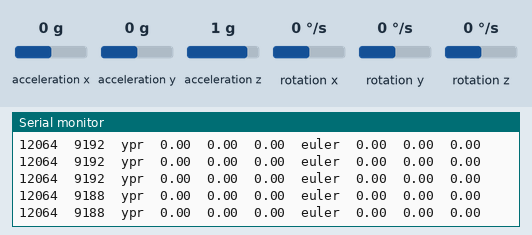
Recording of a sketch running on a simulated Arduino Uno, built with avr-gcc and run on an emulated ATmega328P. Shown: the last lines printed to the serial monitor. The test bench sets the inputs (shaded band); at power-on: acceleration x 0 g, acceleration y 0 g, acceleration z 1 g, rotation z 0 °/s, rotation x 0 °/s, rotation y 0 °/s.

Above: at 1.7 s.
1.8 s: acceleration x set to -1.4 g
At 2.4 s:
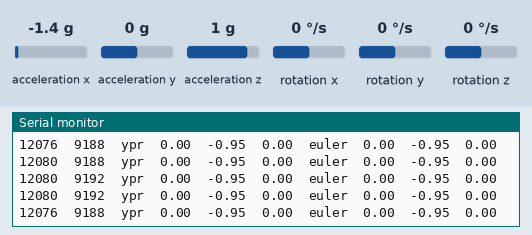
4.8 s: acceleration y set to -1.4 g
At 5.7 s:
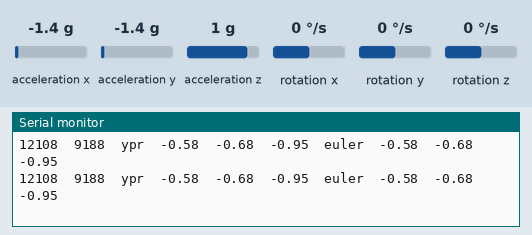
7.8 s: acceleration z set to -1.4 g
At 8.5 s:
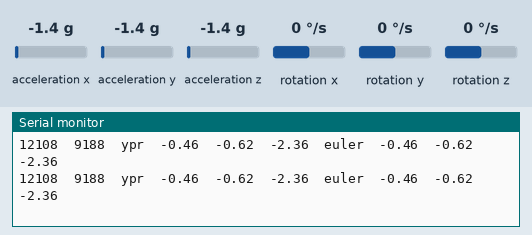
9.3 s: acceleration x set to 0 g
At 9.8 s:
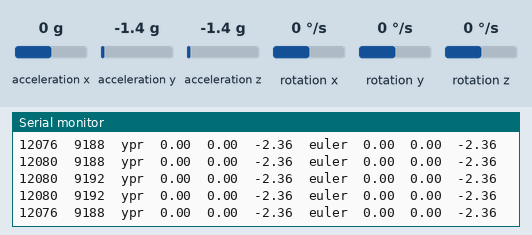
12.3 s: acceleration x set to -0.8 g
At 13.2 s:
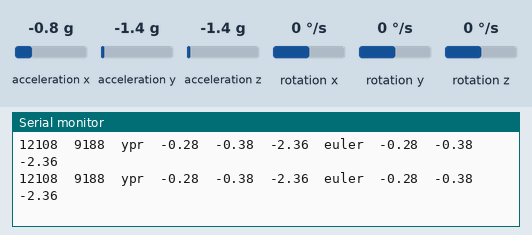
15.3 s: rotation z set to 100 °/s
At 16.3 s:
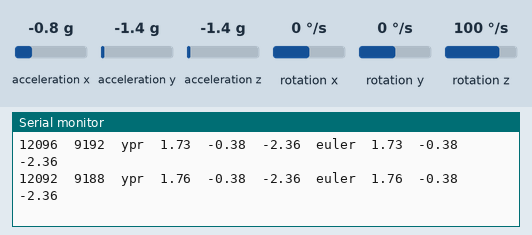
Timing chart, 0 to 18.3 s (numbered marks = the images above; inputs shaded):
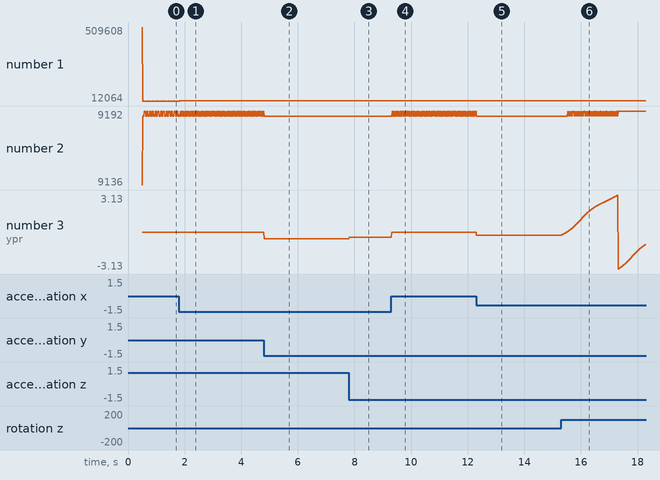

The sketch:

mpu6050.ino
```cpp
#include "mpu6050_dmp6.h"

void setup() {
	Serial.begin(115200);
	while (!Serial);
	Serial.println(F("Test MPU6050 DMP6"));
	setup_mpu6050_dmp6();
}

unsigned long last_usec;

void loop() {
	unsigned long start_usec = micros();
	int ret = loop_mpu6050_dmp6();
	if (ret != 0) {
		return;
	}
	unsigned long cur_usec = micros();
	Serial.print(cur_usec - last_usec);
	Serial.print(F("\t"));
	Serial.print(cur_usec - start_usec);
	Serial.print(F("\typr\t"));
	Serial.print(ypr[0]);
	Serial.print(F("\t"));
	Serial.print(ypr[1]);
	Serial.print(F("\t"));
	Serial.print(ypr[2]);
	Serial.print(F("\teuler\t"));
	Serial.print(euler[0]);
	Serial.print(F("\t"));
	Serial.print(euler[1]);
	Serial.print(F("\t"));
	Serial.print(euler[2]);
	Serial.println();
	last_usec = cur_usec;
}
```

mpu6050_dmp6.cpp
```cpp
/*
 * This code is taken from https://github.com/jrowberg/i2cdevlib.
 * DMP is used without interrupt.
 */

// I2C device class (I2Cdev) demonstration Arduino sketch for MPU6050 class using DMP (MotionApps v2.0)
// 6/21/2012 by Jeff Rowberg <jeff@rowberg.net>
// Updates should (hopefully) always be available at https://github.com/jrowberg/i2cdevlib
//

/* ============================================
I2Cdev device library code is placed under the MIT license
Copyright (c) 2012 Jeff Rowberg

Permission is hereby granted, free of charge, to any person obtaining a copy
of this software and associated documentation files (the "Software"), to deal
in the Software without restriction, including without limitation the rights
to use, copy, modify, merge, publish, distribute, sublicense, and/or sell
copies of the Software, and to permit persons to whom the Software is
furnished to do so, subject to the following conditions:

The above copyright notice and this permission notice shall be included in
all copies or substantial portions of the Software.

THE SOFTWARE IS PROVIDED "AS IS", WITHOUT WARRANTY OF ANY KIND, EXPRESS OR
IMPLIED, INCLUDING BUT NOT LIMITED TO THE WARRANTIES OF MERCHANTABILITY,
FITNESS FOR A PARTICULAR PURPOSE AND NONINFRINGEMENT. IN NO EVENT SHALL THE
AUTHORS OR COPYRIGHT HOLDERS BE LIABLE FOR ANY CLAIM, DAMAGES OR OTHER
LIABILITY, WHETHER IN AN ACTION OF CONTRACT, TORT OR OTHERWISE, ARISING FROM,
OUT OF OR IN CONNECTION WITH THE SOFTWARE OR THE USE OR OTHER DEALINGS IN
THE SOFTWARE.
===============================================
*/

// I2Cdev and MPU6050 must be installed as libraries, or else the .cpp/.h files
// for both classes must be in the include path of your project
#include "I2Cdev.h"

#include "MPU6050_6Axis_MotionApps20.h"
//#include "MPU6050.h" // not necessary if using MotionApps include file

// Arduino Wire library is required if I2Cdev I2CDEV_ARDUINO_WIRE implementation
// is used in I2Cdev.h
#if I2CDEV_IMPLEMENTATION == I2CDEV_ARDUINO_WIRE
    #include "Wire.h"
#endif

#include "mpu6050_dmp6.h"


// class default I2C address is 0x68
// specific I2C addresses may be passed as a parameter here
// AD0 low = 0x68 (default for SparkFun breakout and InvenSense evaluation board)
// AD0 high = 0x69
MPU6050 mpu;
//MPU6050 mpu(0x69); // <-- use for AD0 high

/* =========================================================================
   NOTE: In addition to connection 3.3v, GND, SDA, and SCL, this sketch
   depends on the MPU-6050's INT pin being connected to the Arduino's
   external interrupt #0 pin. On the Arduino Uno and Mega 2560, this is
   digital I/O pin 2.
 * ========================================================================= */

/* =========================================================================
   NOTE: Arduino v1.0.1 with the Leonardo board generates a compile error
   when using Serial.write(buf, len). The Teapot output uses this method.
   The solution requires a modification to the Arduino USBAPI.h file, which
   is fortunately simple, but annoying. This will be fixed in the next IDE
   release. For more info, see these links:

   http://arduino.cc/forum/index.php/topic,109987.0.html
   http://code.google.com/p/arduino/issues/detail?id=958
 * ========================================================================= */


// orientation/motion vars
float euler[3];         // [psi, theta, phi]    Euler angle container
float ypr[3];           // [yaw, pitch, roll]   yaw/pitch/roll container and gravity vector


// ================================================================
// ===                      INITIAL SETUP                       ===
// ================================================================

void setup_mpu6050_dmp6() {
    // join I2C bus (I2Cdev library doesn't do this automatically)
    #if I2CDEV_IMPLEMENTATION == I2CDEV_ARDUINO_WIRE
        Wire.begin();
        Wire.setClock(400000); // 400kHz I2C clock. Comment this line if having compilation difficulties
    #elif I2CDEV_IMPLEMENTATION == I2CDEV_BUILTIN_FASTWIRE
        Fastwire::setup(400, true);
    #endif

    // NOTE: 8MHz or slower host processors, like the Teensy @ 3.3V or Arduino
    // Pro Mini running at 3.3V, cannot handle this baud rate reliably due to
    // the baud timing being too misaligned with processor ticks. You must use
    // 38400 or slower in these cases, or use some kind of external separate
    // crystal solution for the UART timer.

    // initialize device
    Serial.println(F("Init mpu"));
    mpu.initialize();

    // verify connection
	if (mpu.testConnection() == false) {
    	Serial.println(F("mpu failed"));
	}

    // load and configure the DMP
    uint8_t devStatus = mpu.dmpInitialize();

    // supply your own gyro offsets here, scaled for min sensitivity
    mpu.setXGyroOffset(220);
    mpu.setYGyroOffset(76);
    mpu.setZGyroOffset(-85);
    mpu.setZAccelOffset(1788); // 1688 factory default for my test chip

    // make sure it worked (returns 0 if so)
    if (devStatus == 0) {
        // Calibration Time: generate offsets and calibrate our MPU6050
        mpu.CalibrateAccel(6);
        mpu.CalibrateGyro(6);
        mpu.PrintActiveOffsets();
        // turn on the DMP, now that it's ready
        mpu.setDMPEnabled(true);

        // set our DMP Ready flag so the main loop() function knows it's okay to use it
        Serial.println(F("DMP ready!"));
    } else {
        // ERROR!
        // 1 = initial memory load failed
        // 2 = DMP configuration updates failed
        // (if it's going to break, usually the code will be 1)
        Serial.print(F("DMP Init failed (code "));
        Serial.print(devStatus);
        Serial.println(F(")"));
    }
}


// ================================================================
// ===                    MAIN PROGRAM LOOP                     ===
// ================================================================

int loop_mpu6050_dmp6(void) {
	uint8_t fifoBuffer[64]; // FIFO storage buffer
    // read a packet from FIFO (every 10 msec)
    if (mpu.dmpGetCurrentFIFOPacket(fifoBuffer)) { // Get the Latest packet
		Quaternion q;           // [w, x, y, z]         quaternion container
		VectorFloat gravity;    // [x, y, z]            gravity vector
		mpu.dmpGetQuaternion(&q, fifoBuffer);
		mpu.dmpGetEuler(euler, &q);
		mpu.dmpGetGravity(&gravity, &q);
		mpu.dmpGetYawPitchRoll(ypr, &q, &gravity);

#ifdef OUTPUT_READABLE_EULER
		// display Euler angles in degrees
		Serial.print("euler\t");
		Serial.print(euler[0] * 180/M_PI);
		Serial.print("\t");
		Serial.print(euler[1] * 180/M_PI);
		Serial.print("\t");
		Serial.println(euler[2] * 180/M_PI);
#endif

#ifdef OUTPUT_READABLE_YAWPITCHROLL
		// display Euler angles in degrees
		Serial.print("ypr\t");
		Serial.print(ypr[0] * 180/M_PI);
		Serial.print("\t");
		Serial.print(ypr[1] * 180/M_PI);
		Serial.print("\t");
		Serial.println(ypr[2] * 180/M_PI);
#endif
		return 0;
    }
	return 1;
}
```

mpu6050_dmp6.h
```cpp
#ifndef __MPU6050_DMP6_H__
#define __MPU6050_DMP6_H__


extern void setup_mpu6050_dmp6(void);
extern int loop_mpu6050_dmp6(void);
extern float euler[3];         // [psi, theta, phi]    Euler angle container
extern float ypr[3];           // [yaw, pitch, roll]   yaw/pitch/roll container and gravity vector


// uncomment "OUTPUT_READABLE_EULER" if you want to see Euler angles
// (in degrees) calculated from the quaternions coming from the FIFO.
// Note that Euler angles suffer from gimbal lock (for more info, see
// http://en.wikipedia.org/wiki/Gimbal_lock)
//#define OUTPUT_READABLE_EULER

// uncomment "OUTPUT_READABLE_YAWPITCHROLL" if you want to see the yaw/
// pitch/roll angles (in degrees) calculated from the quaternions coming
// from the FIFO. Note this also requires gravity vector calculations.
// Also note that yaw/pitch/roll angles suffer from gimbal lock (for
// more info, see: http://en.wikipedia.org/wiki/Gimbal_lock)
//#define OUTPUT_READABLE_YAWPITCHROLL


#endif // __MPU6050_DMP6_H__
```

Measured:
- after the input at 1.8 s, the serial monitor: prints a new line at once (image 1)
- after the input at 4.8 s, the serial monitor: prints a new line at once (image 2)
- after the input at 7.8 s, the serial monitor: prints a new line at once (image 3)
- after the input at 9.3 s, the serial monitor: prints a new line at once (image 4)
- after the input at 12.3 s, the serial monitor: prints a new line at once (image 5)
- after the input at 15.3 s, the serial monitor: prints a new line at once (image 6)
- plotted number 1: 12064 → 12080 after the input at 1.8 s, 12080 → 12108 after the input at 4.8 s, 12108 → 12080 after the input at 9.3 s, 12108 → 12092 after the input at 15.3 s
- plotted number 2: 9188 → 9192 after the input at 9.3 s
